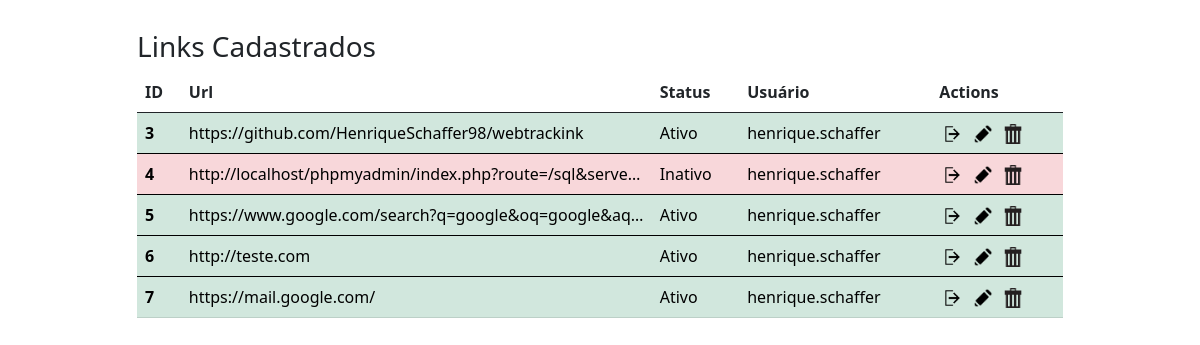
Screenshot of /Validations/list_links.php (signed in) with the database file from the repository.
### tables this page shows
CREATE TABLE `link` (
  `id` int(11) NOT NULL,
  `url` varchar(300) DEFAULT NULL,
  `status` tinyint(1) DEFAULT NULL,
  `user_id` int(11) DEFAULT NULL
);

### src/Validations/list_links.php (the view, shortened to what this page needs)
<?php
require_once('../Config/database.php');
$idUser = $_SESSION['id_user'];
$query = "select * from link where user_id={$idUser}";
$result = mysqli_query($connection, $query);
?>
<!DOCTYPE html>
<html lang="pt-br">
<head>
    <link rel="stylesheet" href="../assets/css/bootstrap.css" />
</head>
<body>
    <div class="container">
        <div class="row row justify-content-md-center">
            <div class="col-sm-10">
            <h3>Links Cadastrados</h3>
                <table class="table table-hover">
                    <thead>
                        <tr>
                            <th scope="col">ID</th>
                            <th scope="col">Url</th>
                            <th scope="col">Status</th>
                            <th scope="col">Usuário</th>
                            <th scope="col">Actions</th>
                        </tr>
                    </thead>
                    <?php
                    while ($dataLink = mysqli_fetch_array($result)) {
                    ?>
                        <tbody>
                            <?php
                            if ($dataLink['status'] == 0) {
                                echo "<tr class='table-danger'>";
                            } else {
                                echo "<tr class='table-success'>";
                            }
                            ?>
                            <th scope="row"><?php $id_link = $dataLink['id'];
                                            echo $id_link;
                                            ?></td>
                            <td><?php echo $dataLink['url']; ?></td>
                            <td><?php
                                if ($dataLink['status'] == 1) {
                                    echo "Ativo";
                                } else {
                                    echo "Inativo";
                                }
                                ?></td>
                            <td><?php echo $_SESSION['username']; ?></td>
                            <td>
                                <a href="../Pages/view_link.php?id=<?= $dataLink['id'] ?>"><img src="../assets/img/entrar.png" alt="Entrar" width="20px" height="20px" /></a>
                                <a href="../Pages/update_link.php?id=<?= $dataLink['id'] ?>"><img src="../assets/img/editar.png" alt="Editar" width="20px" height="20px" /></a>
                                <a href="../Validations/delete_link.php?id=<?= $dataLink['id'] ?>" data-confirm="Tem certeza que deseja excluir o registro?"><img src="../assets/img/excluir.png" alt="Editar" width="20px" height="20px" /></a>
                            </td>
                            </tr>
                        </tbody>
                    <?php  } ?>
                </table>
            </div>
        </div>
    </div>
</body>
</html>

### rows the page displays
link: id "3", url "https://github.com/HenriqueSchaffer98/webtrackink", status "Ativo"
link: id "4", url "http://localhost/phpmyadmin/index.php?route=/sql&serve…", status "Inativo"
link: id "5", url "https://www.google.com/search?q=google&oq=google&aq…", status "Ativo"
link: id "6", url "http://teste.com", status "Ativo"
link: id "7", url "https://mail.google.com/", status "Ativo"
